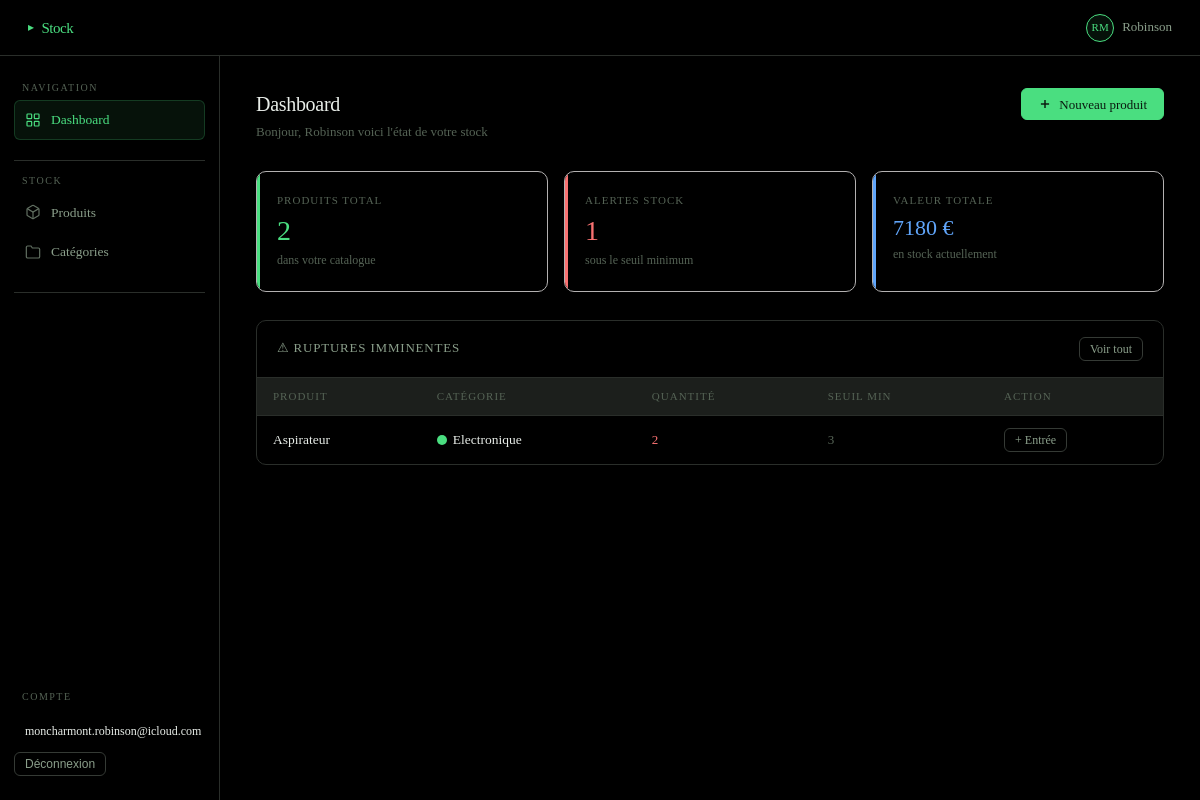
Screenshot of /accueil/ (signed in) with the database file from the repository.
### members/models.py (models this page shows, shortened)
class User(AbstractUser):
    username    = None
    email       = models.EmailField(unique=True)
    first_name  = models.CharField(max_length=100)
    last_name   = models.CharField(max_length=100)
    USERNAME_FIELD  = "email"
    REQUIRED_FIELDS = []
    objects         = UserManager()

class Product(models.Model):
    user      = models.ForeignKey(User, on_delete=models.CASCADE, related_name="products")
    category  = models.ForeignKey(Category, on_delete=models.SET_NULL, null=True, blank=True, related_name="products")
    name      = models.CharField(max_length=255)
    quantity  = models.PositiveIntegerField(default=0)
    min_alert = models.PositiveIntegerField(default=5)   # seuil d'alerte rupture
    price     = models.DecimalField(max_digits=10, decimal_places=2, default=0)
    created_at = models.DateTimeField(auto_now_add=True)
    class Meta:
        ordering = ["name"]

class Category(models.Model):
    user  = models.ForeignKey(User, on_delete=models.CASCADE, related_name="categories")
    name  = models.CharField(max_length=100)
    color = models.CharField(max_length=7, default="#6366f1")  # couleur hex pour le dashboard
    class Meta:
        ordering            = ["name"]
        verbose_name_plural = "categories"

### members/views.py (the view)
# urls.py: path("accueil/",        views.accueil,         name="accueil"),
@login_required(login_url="login")
def accueil(request):
    products  = Product.objects.filter(user=request.user)
    low_stock = products.filter(quantity__lte=F("min_alert"))
    context = {
        "total_products"  : products.count(),
        "low_stock_count" : low_stock.count(),
        "low_stock"       : low_stock[:5],
        "total_value"     : products.aggregate(
                                v=Sum(F("quantity") * F("price"))
                            )["v"] or 0,
    }
    return render(request, "accueil.html", context)

### templates/accueil.html (shortened to what this page needs)
{% extends "base.html" %}
{% block content %}
<div class="page-header">
  <div>
    <div class="page-title">Dashboard</div>
    <div class="page-subtitle">Bonjour, {{ user.first_name }} voici l'état de votre stock</div>
  </div>
  <a href="{% url 'product_create' %}" class="btn btn-primary">
    <svg width="14" height="14" viewBox="0 0 24 24" fill="none" stroke="currentColor" stroke-width="2.5">
      <line x1="12" y1="5" x2="12" y2="19"/><line x1="5" y1="12" x2="19" y2="12"/>
    </svg>
    Nouveau produit
  </a>
</div>
<div class="stats-grid">
  <div class="stat-card green">
    <div class="stat-label">Produits total</div>
    <div class="stat-value">{{ total_products }}</div>
    <div class="stat-desc">dans votre catalogue</div>
  </div>
  <div class="stat-card {% if low_stock_count > 0 %}red{% else %}green{% endif %}">
    <div class="stat-label">Alertes stock</div>
    <div class="stat-value">{{ low_stock_count }}</div>
    <div class="stat-desc">sous le seuil minimum</div>
  </div>
  <div class="stat-card blue">
    <div class="stat-label">Valeur totale</div>
    <div class="stat-value" style="font-size:22px;">{{ total_value|floatformat:0 }} €</div>
    <div class="stat-desc">en stock actuellement</div>
  </div>
</div>
{% if low_stock %}
<div class="card mb-6">
  <div class="card-header">
    <span class="card-title">⚠ Ruptures imminentes</span>
    <a href="{% url 'product_list' %}" class="btn btn-outline btn-sm">Voir tout</a>
  </div>
  <div class="table-wrap" style="border:none; border-radius:0;">
    <table>
      <thead>
        <tr>
          <th>Produit</th>
          <th>Catégorie</th>
          <th>Quantité</th>
          <th>Seuil min</th>
          <th>Action</th>
        </tr>
      </thead>
      <tbody>
        {% for product in low_stock %}
        <tr>
          <td>{{ product.name }}</td>
          <td>
            {% if product.category %}
              <span style="display:inline-flex; align-items:center; gap:6px;">
                <span class="color-dot" style="background:{{ product.category.color }}"></span>
                {{ product.category.name }}
              </span>
            {% else %}
              <span class="text-muted">---</span>
            {% endif %}
          </td>
          <td class="mono"><span class="text-danger">{{ product.quantity }}</span></td>
          <td class="mono text-muted">{{ product.min_alert }}</td>
          <td>
            <a href="{% url 'movement_create' product.pk %}" class="btn btn-outline btn-sm">
              + Entrée
            </a>
          </td>
        </tr>
        {% endfor %}
      </tbody>
    </table>
  </div>
</div>
{% endif %}
{% endblock %}

### templates/base.html (shortened to what this page needs)
{% load static %}
<!DOCTYPE html>
<html lang="fr">
<head>
  <link rel="stylesheet" href="{% static 'css/main.css' %}" />
</head>
<body>
<div class="app-shell">
  <header class="topbar">
    <div class="topbar-brand">Stock</div>
    <div class="topbar-right">
      {% if user.is_authenticated %}
        <div class="topbar-user">
          <div class="topbar-avatar">{{ user.first_name|first|upper }}{{ user.last_name|first|upper }}</div>
          <span>{{ user.first_name }}</span>
        </div>
      {% endif %}
    </div>
  </header>
  <aside class="sidebar">
    <div class="sidebar-section">
      <div class="sidebar-label">Navigation</div>
      <a href="{% url 'accueil' %}" class="sidebar-link">
        <svg class="icon" viewBox="0 0 24 24" fill="none" stroke="currentColor" stroke-width="1.8">
          <rect x="3" y="3" width="7" height="7" rx="1"/><rect x="14" y="3" width="7" height="7" rx="1"/>
          <rect x="3" y="14" width="7" height="7" rx="1"/><rect x="14" y="14" width="7" height="7" rx="1"/>
        </svg>
        Dashboard
      </a>
    </div>
    <div class="sidebar-divider"></div>
    <div class="sidebar-section">
      <div class="sidebar-label">Stock</div>
      <a href="{% url 'product_list' %}" class="sidebar-link">
        <svg class="icon" viewBox="0 0 24 24" fill="none" stroke="currentColor" stroke-width="1.8">
          <path d="M21 16V8a2 2 0 00-1-1.73l-7-4a2 2 0 00-2 0l-7 4A2 2 0 003 8v8a2 2 0 001 1.73l7 4a2 2 0 002 0l7-4A2 2 0 0021 16z"/>
          <polyline points="3.27 6.96 12 12.01 20.73 6.96"/><line x1="12" y1="22.08" x2="12" y2="12"/>
        </svg>
        Produits
      </a>
      <a href="{% url 'category_list' %}" class="sidebar-link">
        <svg class="icon" viewBox="0 0 24 24" fill="none" stroke="currentColor" stroke-width="1.8">
          <path d="M22 19a2 2 0 01-2 2H4a2 2 0 01-2-2V5a2 2 0 012-2h5l2 3h9a2 2 0 012 2z"/>
        </svg>
        Catégories
      </a>
    </div>
    <div class="sidebar-divider"></div>
    <div class="sidebar-bottom">
      <div class="sidebar-label" style="margin-bottom:8px">Compte</div>
      <div class="sidebar-link" style="cursor:default; color: var(--text3); font-size:12px; font-family: var(--font-mono);">
        {{ user.email }}
      </div>
      {% if user.is_authenticated %}
      <form method="post" action="{% url 'logout' %}" style="display:inline">
          <button type="submit" class="btn btn-outline btn-sm">Déconnexion</button>
        </form>
        {% endif %}
    </div>
  </aside>
  <main class="main">
    {% block content %}{% endblock %}
  </main>
</div>
</body>
</html>

### rows the page displays
User: first_name|first "R", last_name|first "M", first_name "Robinson", email "moncharmont.robinson@icloud.com"
Product: name "Aspirateur", category.name "Electronique", quantity "2", min_alert "3"

### other values shown
{{ total_products }} "2"
{{ low_stock_count }} "1"
{{ total_value|floatformat:0 }} "7180"
